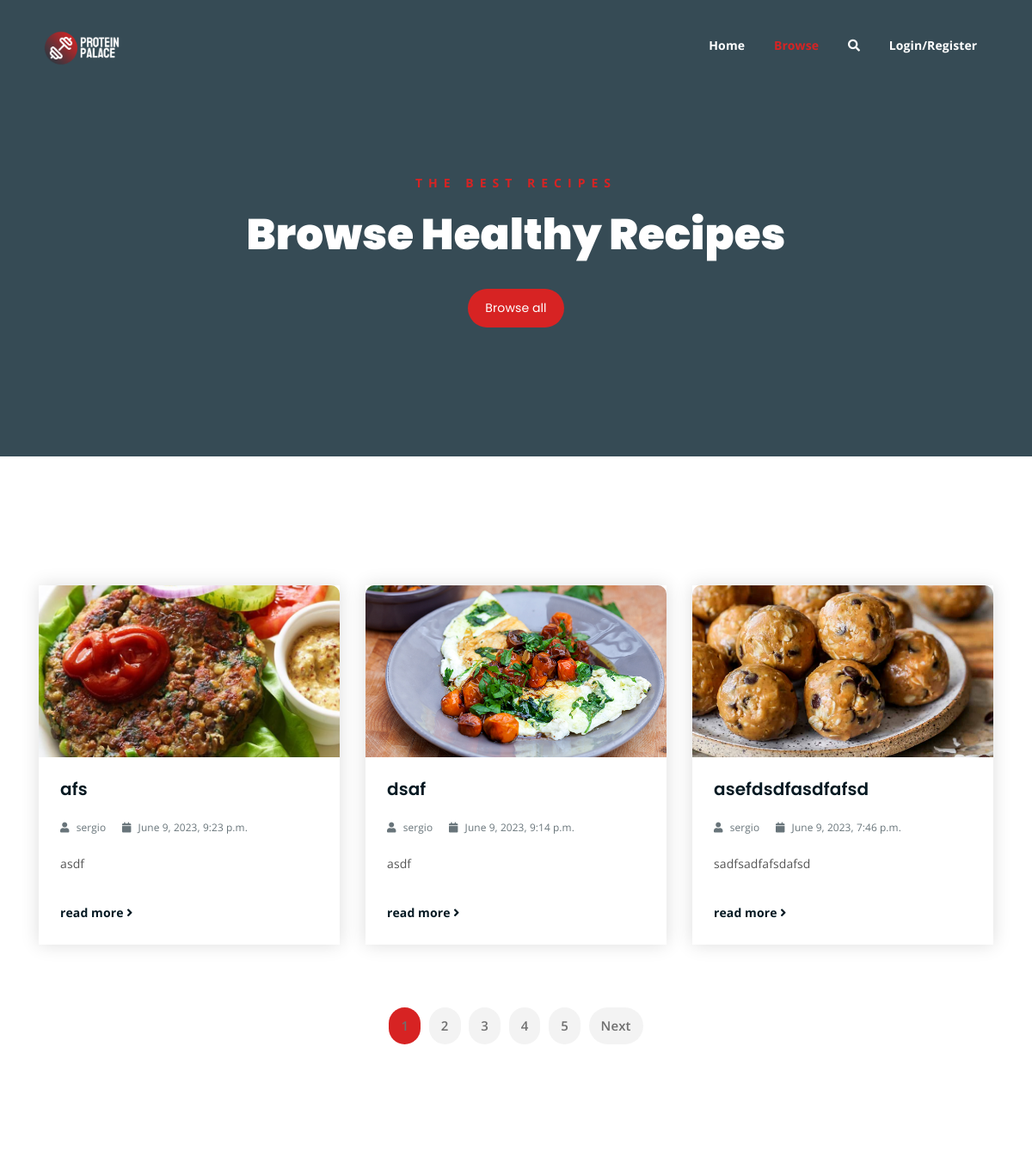
/browse/ (upper part), run on an earlier commit of the app's database.
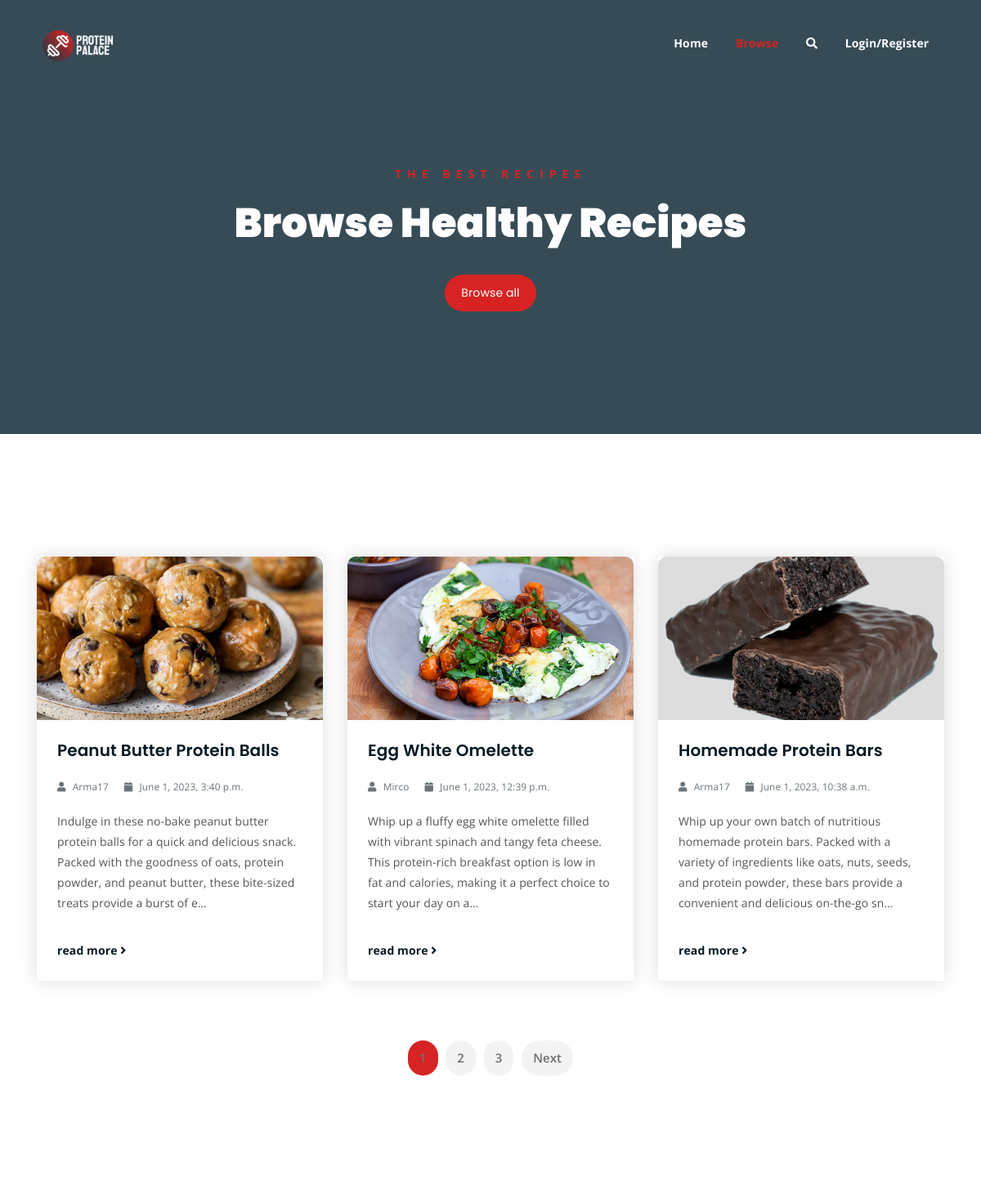
And on a later commit of the database.
### ProteinPalaceApp/models.py (models this page shows, shortened)
class Recipe(models.Model):
    user = models.ForeignKey(User, on_delete=models.SET_NULL, null=True)
    name = models.CharField(max_length=255)
    image = models.ImageField(upload_to=recipe_image_filename)
    description = models.TextField()
    category = models.ForeignKey('Category', on_delete=models.CASCADE)
    comments = models.ManyToManyField('Comment', blank=True)
    createdAt = models.DateTimeField(auto_now_add=True)
    updatedAt = models.DateTimeField(auto_now=True)

### ProteinPalaceApp/views.py (the view)
# urls.py: path('browse/', views.browse, name = 'browse'),
def browse(request):
    num = int(request.GET.get('num', 1))  # 1 is the default value
    max_recipes_per_page = 3  # Set the maximum number of recipes to display per page
    recipes = Recipe.objects.order_by('-createdAt')  # Order recipes by the 'created_at' field in descending order
    paginator = Paginator(recipes, max_recipes_per_page)
    page = paginator.get_page(num)
    page_range = paginator.page_range
    max_pages = paginator.num_pages
    myDict = {
        "title": "Browse",
        "current_page": "browse",  # Set current_page to 'browse'
        "num": num,
        "recipes": page,
        "max_recipes_per_page": max_recipes_per_page,
        "page_range": page_range,
        "max_pages": max_pages,
    }
    return render(request, 'browse.html', context=myDict)

### templates/browse.html (shortened to what this page needs)
{% extends "index.html" %}
{% block content %}
<div class="breadcrumb-section breadcrumb-bg">
    <div class="container">
        <div class="row">
            <div class="col-lg-8 offset-lg-2 text-center">
                <div class="breadcrumb-text">
                    {% block breadcrumb-text %}
                    <p>The best recipes</p>
                    <h1>Browse Healthy Recipes</h1>
                    {% endblock %}
                </div>
                <div class="hero-btns">
                    {% block hero-btns %}
                    <a href="{% url 'browse' %}" class="boxed-btn">Browse all</a>
                    {% endblock %}
                </div>
            </div>
        </div>
    </div>
</div>
{% block data %}
<div class="latest-news mt-150 mb-150">
    <div class="container">
        {% block recipes %}
        <div class="row">
            {% for recipe in recipes %}
            <div class="col-lg-4 col-md-6">
                <div class="single-latest-news">
                    <a href="{% if recipe.pk %} {% url 'recipe-detail' recipe.pk %}{% endif %}">
                        <div class="latest-news-bg" style="background-image: url('{{ recipe.image.url }}');"></div>
                    </a>
                    <div class="news-text-box">
                        <h3><a href="{% if recipe.pk %} {% url 'recipe-detail' recipe.pk %}{% endif %}" >{{ recipe.name }}</a></h3>
                        <p class="blog-meta">
                            <span class="author"><i class="fas fa-user"></i> {{ recipe.user.username }}</span>
                            <span class="date"><i class="fas fa-calendar"></i> {{ recipe.createdAt }}</span>
                        </p>
                        <p class="excerpt">{{ recipe.description|truncatechars:200 }}</p>
                        <a href="{% if recipe.pk %} {% url 'recipe-detail' recipe.pk %}{% endif %}"  class="read-more-btn">read more <i class="fas fa-angle-right"></i></a>
                    </div>
                </div>
            </div>
            {% endfor %}
        </div>
        {% endblock %}
        <div class="row">
            <div class="container">
                <div class="row">
                    <div class="col-lg-12 text-center">
                        <div class="pagination-wrap">
                            <ul>
                                {% for page_num in page_range %}
                                    {% if page_num == num %}
                                        <li><a class="active" href="?num={{ page_num }}">{{ page_num }}</a></li>
                                    {% else %}
                                        <li><a href="?num={{ page_num }}">{{ page_num }}</a></li>
                                    {% endif %}
                                {% endfor %}
                                {% if num < max_pages %}
                                    <li><a href="?num={{ num|add:'1' }}">Next</a></li>
                                {% endif %}
                            </ul>
                        </div>
                    </div>
                </div>
            </div>
        </div>
    </div>
</div>
{% endblock %}
{% endblock %}

### templates/index.html (shortened to what this page needs)
<!DOCTYPE html>
<html lang="en">
<head>
	{% load static %}
<link rel="stylesheet" href="{% static 'styles/all.min.css' %}">
<link rel="stylesheet" href="{% static 'bootstrap/css/bootstrap.min.css' %}">
<link rel="stylesheet" href="{% static 'styles/owl.carousel.css' %}">
<link rel="stylesheet" href="{% static 'styles/magnific-popup.css' %}">
<link rel="stylesheet" href="{% static 'styles/animate.css' %}">
<link rel="stylesheet" href="{% static 'styles/meanmenu.min.css' %}">
<link rel="stylesheet" href="{% static 'styles/main.css' %}" />
<link rel="stylesheet" href="{% static 'styles/responsive.css' %}">
</head>
<body>
	{% block body %}
	<div class="top-header-area" id="sticker">
		<div class="container">
			<div class="row">
				<div class="col-lg-12 col-sm-12 text-center">
					<div class="main-menu-wrap">
						<div class="site-logo">
							<a href="{% url 'home' %}">
								<img src="{% static 'img/logo.png' %}" alt="">
							</a>
						</div>
						<nav class="main-menu">
							<ul>
								<li{% if current_page == 'home' %} class="current-list-item"{% endif %}><a href="{% url 'home' %}">Home</a></li>
								<li{% if current_page == 'browse' %} class="current-list-item"{% endif %}><a href="{% url 'browse' %}">Browse</a></li>
								<li>
									<a class="mobile-hide search-bar-icon" href="#"><i class="fas fa-search"></i></a>
								</li>
								<li>
									{% if  user.is_authenticated %}
									<a class="shopping-cart" href="{% url 'favorites' %}"><i class="fas fa-heart"></i></a>
									{% else %}
									<a class="shopping-cart" href="{% url 'login' %}">Login/Register</a>
									{% endif %}
								</li>
							</ul>
						</nav>
					</div>
				</div>
			</div>
		</div>
	</div>
{% block content %}{% endblock %}
{% endblock %}
</body>
</html>

What changed in the data, as far as the page shows it:
removed Recipe: image (picture), name "afs", user.username "sergio", createdAt "June 9, 2023, 9:23 p.m.", description "asdf"
removed Recipe: image (picture), name "dsaf", user.username "sergio", createdAt "June 9, 2023, 9:14 p.m.", description "asdf"
removed Recipe: image (picture), name "asefdsdfasdfafsd", user.username "sergio", createdAt "June 9, 2023, 7:46 p.m.", description "sadfsadfafsdafsd"
now on this page (row unchanged): Recipe: image (picture), name "Peanut Butter Protein Balls", user.username "Arma17", createdAt "June 1, 2023, 3:40 p.m.", description "Indulge in these no-bake peanut butter protein balls for a quick and delicious snack. Packed with the goodness of oats, protein powder, and peanut butter, these bite-sized treats provide a burst of e…"
now on this page (row edited): Recipe: image (picture), name "Egg White Omelette", user.username "Mirco", createdAt "June 1, 2023, 12:39 p.m.", description "Whip up a fluffy egg white omelette filled with vibrant spinach and tangy feta cheese. This protein-rich breakfast option is low in fat and calories, making it a perfect choice to start your day on a…"
now on this page (row unchanged): Recipe: image (picture), name "Homemade Protein Bars", user.username "Arma17", createdAt "June 1, 2023, 10:38 a.m.", description "Whip up your own batch of nutritious homemade protein bars. Packed with a variety of ingredients like oats, nuts, seeds, and protein powder, these bars provide a convenient and delicious on-the-go sn…"
Also different on the page:
list line gone: "4"
list line gone: "5"
